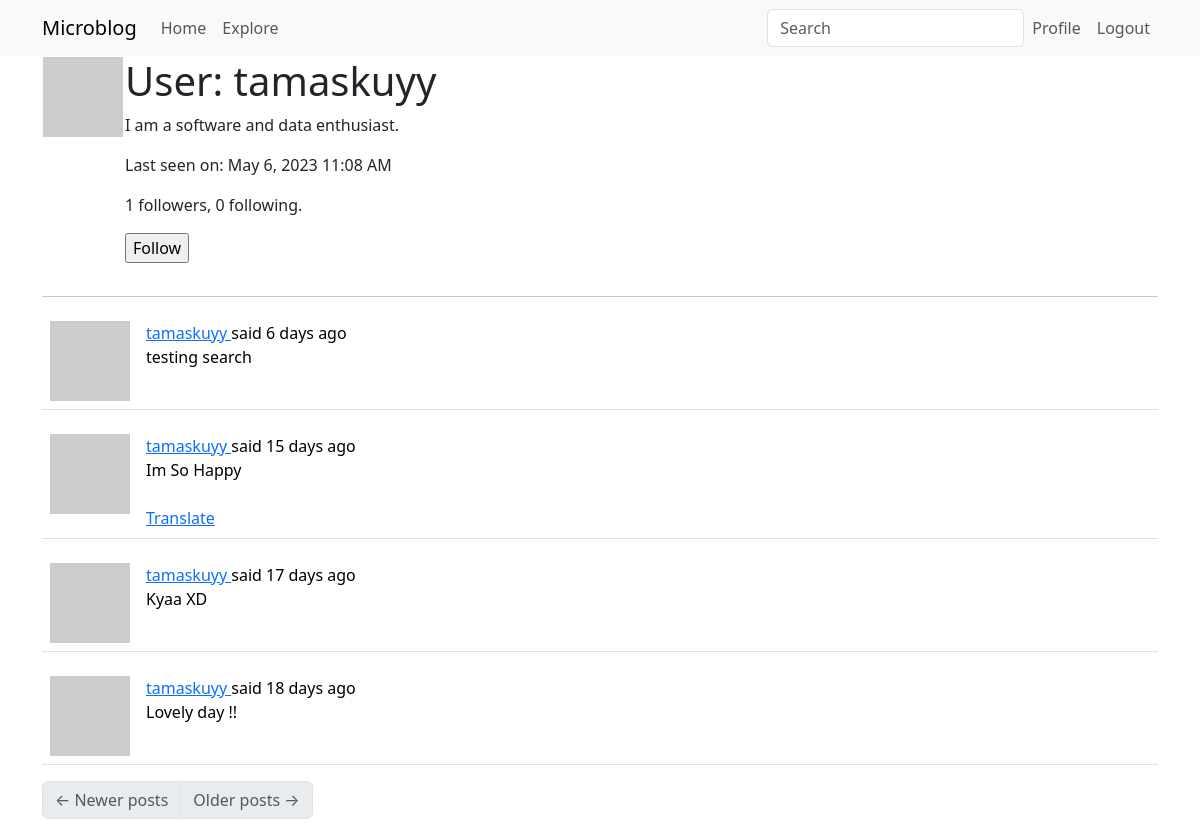
The page /user/tamaskuyy (signed in) on the database its author committed.
### app/models.py (models this page shows, shortened)
class User(UserMixin, db.Model):
    id = db.Column(db.Integer, primary_key=True)
    username = db.Column(db.String(64), index=True, unique=True)
    email = db.Column(db.String(120), index=True, unique=True)
    password_hash = db.Column(db.String(128))
    posts = db.relationship('Post', backref='author', lazy='dynamic')
    about_me = db.Column(db.String(140))
    last_seen = db.Column(db.DateTime, default=datetime.utcnow)
    followed = db.relationship(
        'User', secondary=followers,
        primaryjoin=(followers.c.follower_id == id),
        secondaryjoin=(followers.c.followed_id == id),
        backref=db.backref('followers', lazy='dynamic'), lazy='dynamic')
    def avatar(self, size):
        digest = md5(self.email.lower().encode('utf-8')).hexdigest()
        return 'https://www.gravatar.com/avatar/{}?d=identicon&s={}'.format(digest, size)
    def is_following(self, user):
        return self.followed.filter(
            followers.c.followed_id == user.id).count() > 0

class SearchableMixin(object):
    @classmethod
    def before_commit(cls, session):
        session._changes = {
            'add': list(session.new),
            'update': list(session.dirty),
            'delete': list(session.deleted)
        }
    @classmethod
    def after_commit(cls, session):
        for obj in session._changes['add']:
            if isinstance(obj, SearchableMixin):
                add_to_index(obj.__tablename__, obj)
        for obj in session._changes['update']:
            if isinstance(obj, SearchableMixin):
                add_to_index(obj.__tablename__, obj)
        for obj in session._changes['delete']:
            if isinstance(obj, SearchableMixin):
                remove_from_index(obj.__tablename__, obj)
        session._changes = None

class Post(SearchableMixin, db.Model):
    __searchable__ = ['body']
    id = db.Column(db.Integer, primary_key=True)
    body = db.Column(db.String(140))
    timestamp = db.Column(db.DateTime, index=True, default=datetime.utcnow)
    user_id = db.Column(db.Integer, db.ForeignKey('user.id'))
    language = db.Column(db.String(5))

### app/main/routes.py (the view)
@bp.route('/user/<username>')
@login_required
def user(username):
    user = User.query.filter_by(username=username).first_or_404()
    page = request.args.get('page', 1, type=int)
    posts = user.posts.order_by(Post.timestamp.desc()).paginate(
        page=page, per_page=current_app.config['POSTS_PER_PAGE'],
        error_out=False)
    next_url = url_for('main.user', username=user.username,
                       page=posts.next_num) if posts.has_next else None
    prev_url = url_for('main.user', username=user.username,
                       page=posts.prev_num) if posts.has_prev else None
    form = EmptyForm()
    return render_template('user.html', user=user, posts=posts.items,
                           next_url=next_url, prev_url=prev_url, form=form)

### app/main/forms.py
class SearchForm(FlaskForm):
    q = StringField(_l('Search'), validators=[DataRequired()])
    def __init__(self, *args, **kwargs):
        if 'formdata' not in kwargs:
            kwargs['formdata'] = request.args
        if 'meta' not in kwargs:
            kwargs['meta'] = {'csrf': False}
        super(SearchForm, self).__init__(*args, **kwargs)

class EmptyForm(FlaskForm):
    submit = SubmitField('Submit')

### app/main/routes.py (called while the page is built)
@bp.before_app_request
def before_request():
    if current_user.is_authenticated:
        current_user.last_seen = datetime.utcnow()
        db.session.commit()
        g.search_form = SearchForm()
    g.locale = str(get_locale())

### app/models.py (called while the page is built)
@login.user_loader
def load_user(id):
    return User.query.get(int(id))

### app/templates/user.html (shortened to what this page needs)
{% extends "base.html" %}
{% block app_content %}
    <table>
        <tr valign="top">
            <td><img src="{{ user.avatar(128) }}"></td>
            <td>
                <h1>{{ _('User:') }} {{ user.username }}</h1>
                {% if user.about_me %}<p>{{ user.about_me }}</p>{% endif %}
                {% if user.last_seen %}
                    <p> {{ _('Last seen on:')}} {{ moment(user.last_seen).format('LLL') }}</p>
                {% endif %}
                <p>{{ user.followers.count() }} followers, {{ user.followed.count() }} following.</p>
                {% if user == current_user %}
                <p><a href="{{ url_for('main.edit_profile') }}">{{ _('Edit your profile') }}</a></p>
                {% elif not current_user.is_following(user) %}
                <p>
                    <form action="{{ url_for('main.follow', username=user.username) }}" method="post">
                        {{ form.submit(value=_('Follow')) }}
                    </form>
                </p>
                {% endif %}
            </td>
        </tr>
    </table>
    <hr>
    {% for post in posts %}
        {% include '_post.html' %}
    {% endfor %}
    <nav aria-label="...">
        <ul class="pagination">
            <li class="page-item {% if not prev_url %} disabled{% endif %}">
                <a href="{{ prev_url or '#' }}" class="page-link">
                    <span aria-hidden="true">&larr;</span> {{ _('Newer posts') }}
                </a>
            </li>
            <li class="page-item {% if not next_url %} disabled{% endif %}">
                <a href="{{ next_url or '#' }}" class="page-link">
                    {{ _('Older posts') }} <span aria-hidden="true">&rarr;</span>
                </a>
            </li>
        </ul>
    </nav>
{% endblock %}

### app/templates/_post.html (shortened to what this page needs)
<table class="table table-hover">
    <tr>
        <td width="70px">
            <a href="{{ url_for('main.user', username=post.author.username) }}">
                <img src="{{ post.author.avatar(70) }}" />
            </a>
        </td>
        <td>
            {{ _('%(username)s said %(when)s',
                username=user_link, when=moment(post.timestamp).fromNow()) }}
            <br>
            <span id="post{{ post.id }}">{{ post.body }}</span>
            {% if post.language and post.language != g.locale %}
            <br><br>
            <span id="translation{{ post.id }}">
                <a href="javascript:translate(
                            'post{{ post.id }}',
                            'translation{{ post.id }}',
                            '{{ post.language }}',
                            '{{ g.locale }}');">{{ _('Translate') }}</a>
            </span>
            {% endif %}
        </td>
    </tr>
</table>

### rows shown on the page
User: username "tamaskuyy", about_me "I am a software and data enthusiast.", last_seen "May 6, 2023 11:08 AM"
Post: body "testing search"
Post: body "Im So Happy"
Post: body "Kyaa XD"
Post: body "Lovely day !!"

### other values the page prints
{{ user.followers.count() }} "1"
{{ user.followed.count() }} "0"
